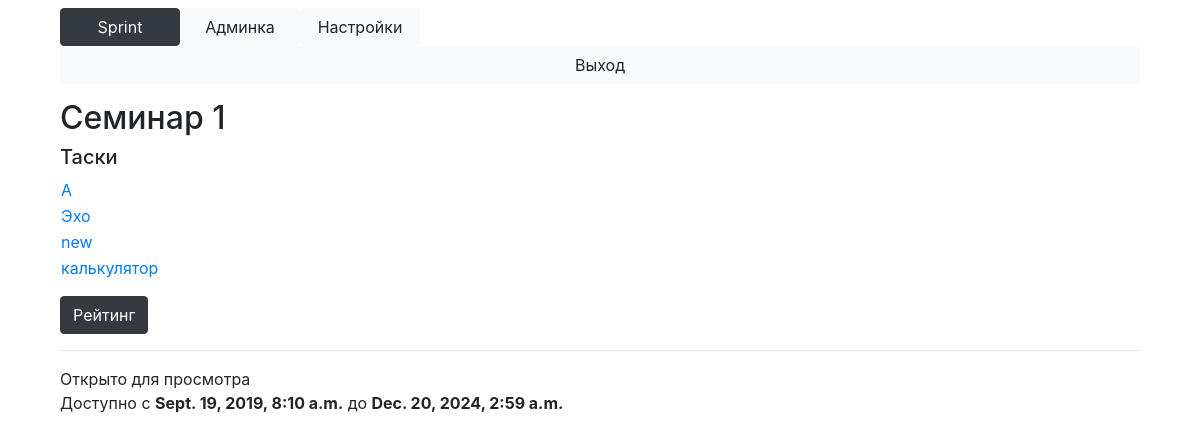
/block?id=50 (signed in), run on an earlier commit of the app's database.
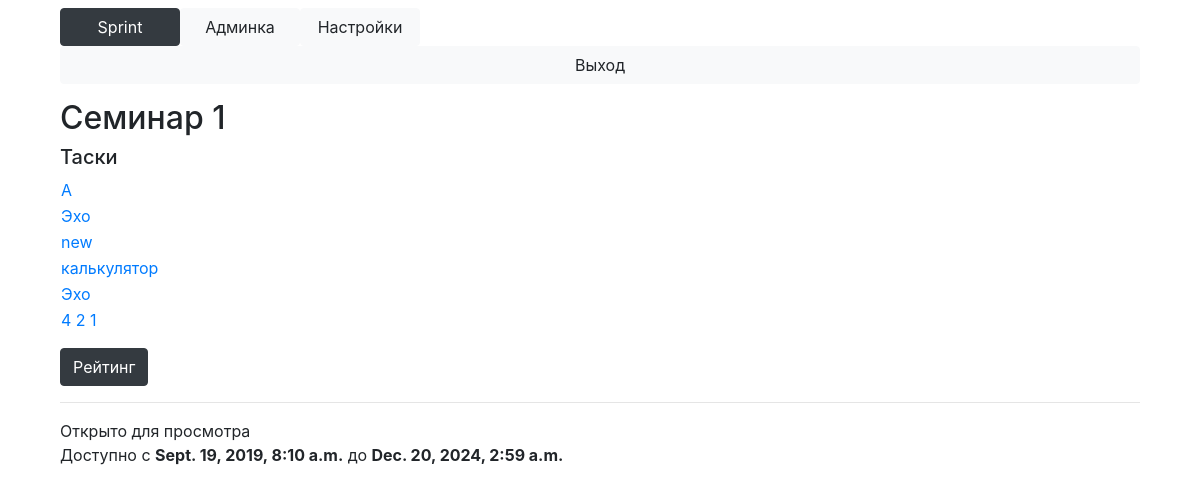
And on a later commit of the database.
### Main/models.py (models this page shows, shortened)
class Task(models.Model):
    name = models.TextField()
    block = models.ForeignKey(Block, on_delete=models.CASCADE)
    legend = models.TextField(default='')
    input = models.TextField(default='')
    output = models.TextField(default='')
    specifications = models.TextField(default='')
    time_limit = models.IntegerField(default=10000)
    weight = models.FloatField(default=1.0)
    max_mark = models.IntegerField(default=10)
    max_solutions_count = models.IntegerField(default=10)
    show_details = models.BooleanField(default=False)
    full_solution = models.BooleanField(default=False)

### Main/views.py (the view)
# urls.py: path('block', views.block),
def block(request):
    current_block = Block.objects.get(id=request.GET['id'])
    if not check_permission_block(request.user, current_block):
        return HttpResponseRedirect('/main')
    return render(request, 'block.html', context={'Block': current_block,
                                                  'is_admin': check_admin(request.user),
                                                  'user': request.user})

### Main/context_processors.py (called while the page is built)
def attributes(request):
	return {
		'current_page': 'settings' if '/settings' == request.path else 'admin' if '/admin/' in request.path else 'main',
		'is_admin': check_admin(request.user)
	}

### Main/main.py (called while the page is built)
def check_login(user):
    return user.is_authenticated

def check_admin(user):
    if check_teacher(user):
        return True
    if not check_login(user):
        return False
    return len(Subscribe.objects.filter(user=user, is_assistant=True)) > 0

def check_teacher(user):
    return user.is_staff and check_login(user)

def courses_available(user):
    if user.is_superuser:
        return Course.objects.all()
    else:
        return [s.course for s in Subscribe.objects.filter(user=user)]

def blocks_available(user):
    courses = courses_available(user)
    blocks = {}
    is_admin = check_admin(user)
    for course in courses:
        if is_admin:
            blocks[course] = Block.objects.filter(
                course=course
            )
        else:
            blocks[course] = Block.objects.filter(
                opened=True,
                time_start__lte=timezone.now(),
                course=course
            )
    return blocks

### templates/block.html (shortened to what this page needs)
{% extends 'base.html' %}
{% load filters %}
{% block content %}
    <h2>{{ Block.name }}</h2>
    <h5>Таски</h5>
    <table>
        {% for task in Block.tasks %}
            <tr>
                <td>
                    <a href="/task?id={{ task.id }}">{{ task.name }}</a>
                </td>
                <td>
                </td>
            </tr>
        {% endfor %}
    </table>
    <a href="/rating?block_id={{ Block.id }}" class="btn btn-dark" style="margin-top: 15px;">Рейтинг</a>
    <hr>
    {% if Block.opened %}
        Открыто для просмотра
    {% else %}
        Закрыто для просмотра
    {% endif %}
    <br>Доступно с <b>{{ Block.time_start }}</b> до <b>{{ Block.time_end }}</b>
{% endblock %}

What changed in the data, as far as the page shows it:
added Task: name "Эхо"
added Task: name "4 2 1"
